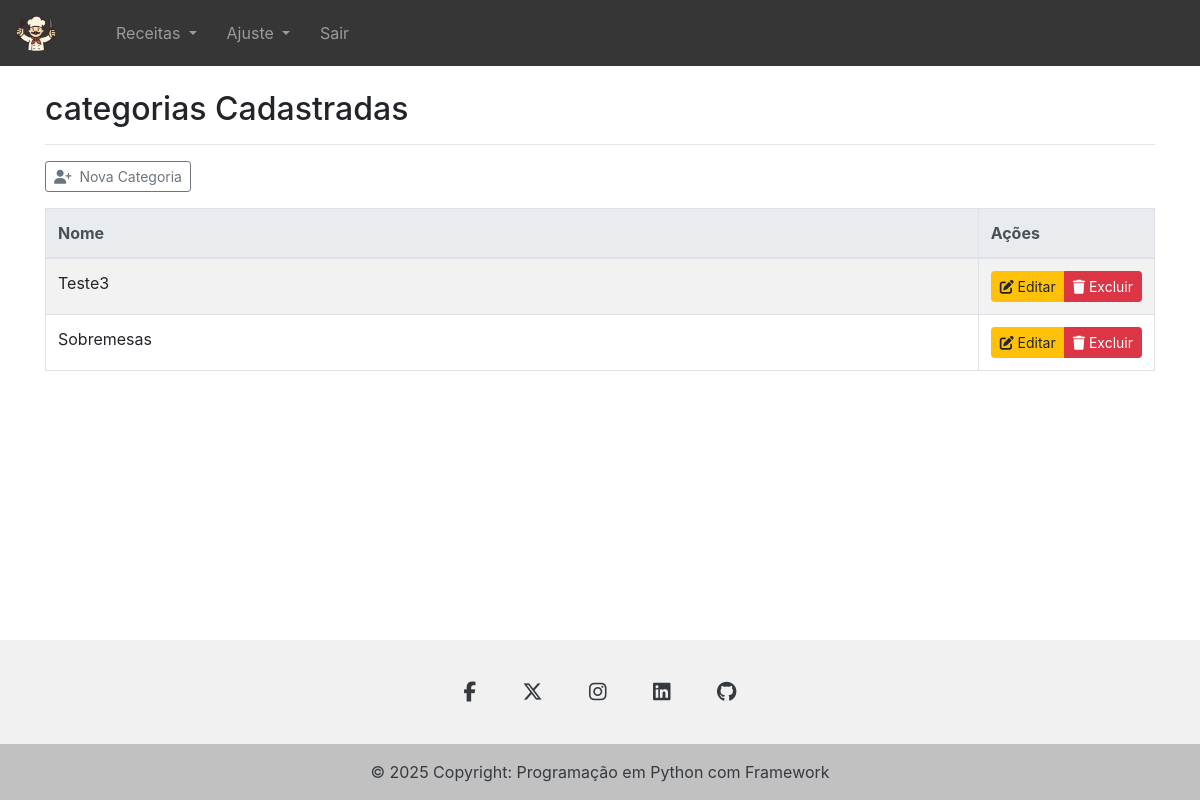
The page /listcategoria (signed in) on the database as committed earlier.
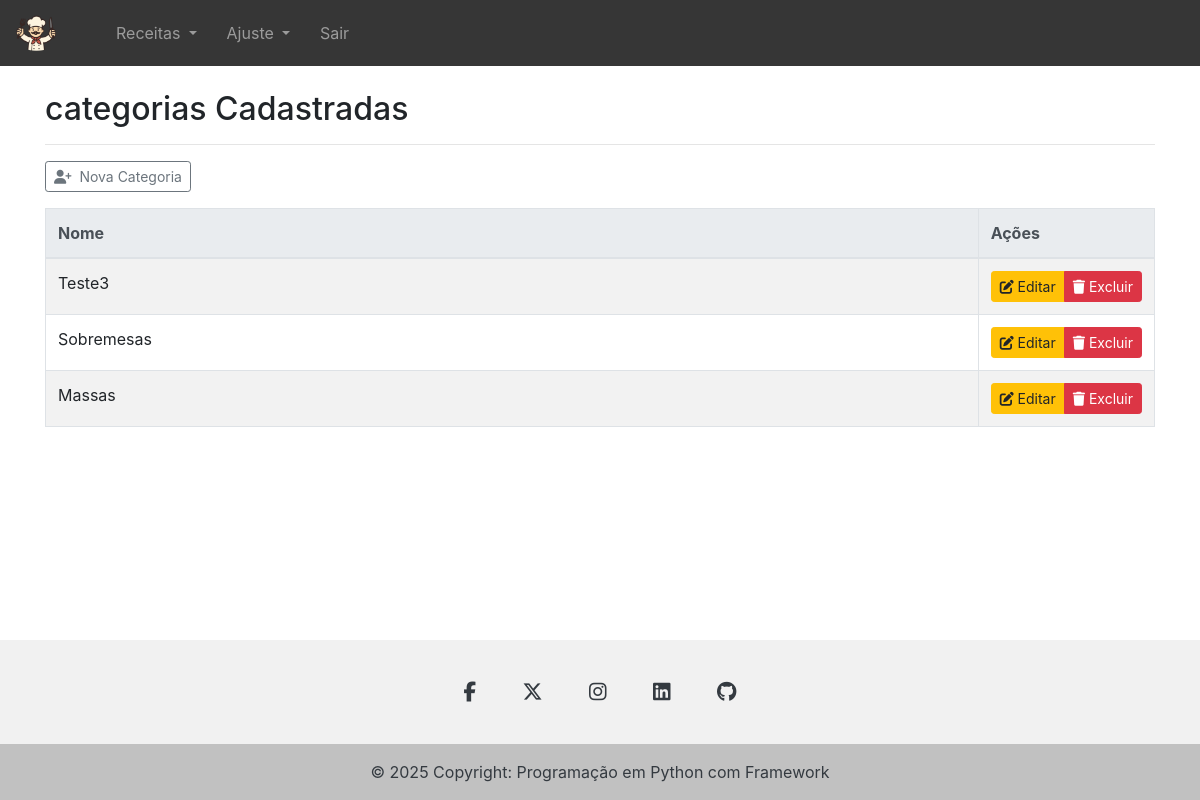
The same page on the database as committed later.
### tables this page shows
CREATE TABLE categorias (
            id INTEGER PRIMARY KEY AUTOINCREMENT,
            nome_categoria TEXT NOT NULL
        );

### app.py (the view)
@app.route('/listcategoria', methods=['GET', 'POST'])
@login_requerido
def listcategoria():
    service = CategoriaService()
    try:
        categorias = service.listar_categorias()
    except Exception as e:
        flash(str(e),"error")
        categorias = []
    return render_template('list_categoria.html',categorias=categorias)

### app.py (called while the page is built)
def login_requerido(f):
    @wraps(f)
    def decorated_function(*args, **kwargs):
        if 'usuario' not in session:
            flash("Você precisa estar logado para acessar esta página.", "error")
            return redirect(url_for('login'))
        return f(*args, **kwargs)
    return decorated_function

@app.context_processor
def inject_social_links():
    social_links = {}
    service = ContatoService()
    contato = service.obter_contato()
    if contato:
        social_links = {
            "facebook": contato.facebook or "",
            "rede_x": contato.rede_x or "",
            "instagram": contato.instagram or "",
            "linkedin": contato.linkedin or "",
            "github": contato.github or ""
        }
    return {"social_links": social_links}

### core/categoria/categoria_repository.py (called while the page is built)
    def _criar_tabela(self):
        query = '''
        CREATE TABLE IF NOT EXISTS categorias (
            id INTEGER PRIMARY KEY AUTOINCREMENT,
            nome_categoria TEXT NOT NULL
        )
        '''
        self.conn.execute(query)
        self.conn.commit()

    def listar_todas(self):
        cursor = self.conn.cursor()
        cursor.execute("SELECT * FROM categorias")
        rows = cursor.fetchall()
        return [Categoria(row["nome_categoria"]) for row in rows]

### core/categoria/categoria_service.py (called while the page is built)
    def listar_categorias(self):
        return self.repository.listar_todas()

### core/contato/contato_repository.py (called while the page is built)
    def _criar_tabela(self):
        query = '''
        CREATE TABLE IF NOT EXISTS contatos (
            id INTEGER PRIMARY KEY,
            facebook TEXT,
            rede_x TEXT,
            instagram TEXT,
            linkedin TEXT,
            github TEXT
        )
        '''
        self.conn.execute(query)
        self.conn.commit()

    def buscar_por_id(self, id):
        cursor = self.conn.cursor()
        cursor.execute("SELECT * FROM contatos WHERE id = ?", (id,))
        row = cursor.fetchone()
        return Contato(**row) if row else None

### core/contato/contato_service.py (called while the page is built)
    def obter_contato(self, id=1):
        contato = self.repository.buscar_por_id(id)
        if not contato:
            raise ValueError("Contato não encontrado.")
        return contato

### templates/list_categoria.html (shortened to what this page needs)
{% extends "base.html" %}
{% block content %}
<h2>categorias Cadastradas</h2>
<hr>
<div class="btn-group mb-3" role="group">
    <button type="button" class="btn btn-outline-secondary btn-sm"
        onclick="window.location.href='{{ url_for('categoria') }}'">
        <i class="fa-solid fa-user-plus"></i>&nbsp;&nbsp;Nova Categoria
    </button>
</div>
<table class="table table-bordered table-striped">
    <thead class="thead-light">
        <tr>
            <th>Nome</th>
            <th style="width: 160px;">Ações</th>
        </tr>
    </thead>
    <tbody>
        {% for categoria in categorias %}
        <tr>
            <td>{{ categoria.nome_categoria }}</td>
            <td>
                <div class="btn-group btn-group-sm" role="group">
                    <a href="{{ url_for('editar_categoria', nome_categoria=categoria.nome_categoria) }}" class="btn btn-warning">
                        <i class="fa-solid fa-pen-to-square"></i> Editar
                    </a>
                    <a href="{{ url_for('excluir_categoria', nome_categoria=categoria.nome_categoria) }}" class="btn btn-danger"
                        onclick="return confirm('Tem certeza que deseja excluir este categoria?');">
                        <i class="fa-solid fa-trash"></i> Excluir
                    </a>
                </div>
            </td>
        </tr>
        {% else %}
        <tr>
            <td colspan="4" class="text-center">Nenhum categoria encontrado.</td>
        </tr>
        {% endfor %}
    </tbody>
</table>
{% endblock %}

### templates/base.html (shortened to what this page needs)
<!doctype html>
<html lang="pt-br" class="h-100">
  <head>
    <link rel="stylesheet" href="https://stackpath.bootstrapcdn.com/bootstrap/4.1.3/css/bootstrap.min.css">
    <link rel="stylesheet" href="https://cdnjs.cloudflare.com/ajax/libs/font-awesome/6.5.1/css/all.min.css">
  </head>
    <body class="d-flex flex-column h-100">
    <header>
      <nav class="navbar navbar-expand-lg navbar-dark " style="background-color: rgb(54, 54, 54);">
        <a class="navbar-brand" href="/home">
          <img src="{{ url_for('static', filename='image/chef.png') }}" alt="logomarca" width="40" >
        </a>
        <div class="collapse navbar-collapse" id="conteudoNavbarSuportado">
          <ul class="navbar-nav mr-auto">
            <li class="nav-item dropdown">
              <a class="nav-link dropdown-toggle" href="#" id="navbarDropdown" role="button" data-toggle="dropdown" aria-haspopup="true" aria-expanded="false">
                Receitas
              </a>
            </li>
            <li class="nav-item dropdown">
              <a class="nav-link dropdown-toggle" href="#" id="navbarDropdown" role="button" data-toggle="dropdown" aria-haspopup="true" aria-expanded="false">
                Ajuste
              </a>
            </li>
            <li class="nav-item">
              <a class="nav-link" href="/sair">Sair</a>
            </li>
          </ul>
        </div>
      </nav>
    </header>
    <main role="main" class="flex-shrink-0">
      <div class="container">
        <br>
        {% block content %}
        {% endblock %}
      </div>
    </main>
    <footer class="footer mt-auto py-0 text-center text-white" style="background-color: #f1f1f1;">
      <div class="container pt-4">
        <section class="mb-4">
          <a
            class="btn btn-link btn-floating btn-lg text-dark m-1"
            href="{{ social_links.facebook if social_links.facebook else '' }}"
            role="button"
            data-mdb-ripple-color="dark"
            ><i class="fab fa-facebook-f"></i
          ></a>
          <a
            class="btn btn-link btn-floating btn-lg text-dark m-1"
            href="{{ social_links.rede_x if social_links.rede_x else '' }}"
            role="button"
            data-mdb-ripple-color="dark"
            ><i class="fa-brands fa-x-twitter"></i
          ></a>
          <a
            class="btn btn-link btn-floating btn-lg text-dark m-1"
            href="{{ social_links.instagram if social_links.instagram else '' }}"
            role="button"
            data-mdb-ripple-color="dark"
            ><i class="fab fa-instagram"></i
          ></a>
          <a
            class="btn btn-link btn-floating btn-lg text-dark m-1"
            href="{{ social_links.linkedin if social_links.linkedin else '' }}"
            role="button"
            data-mdb-ripple-color="dark"
            ><i class="fab fa-linkedin"></i
          ></a>
          <a
            class="btn btn-link btn-floating btn-lg text-dark m-1"
            href="{{ social_links.github if social_links.github else '' }}"
            target="_blank"
            role="button"
            data-mdb-ripple-color="dark"
            ><i class="fab fa-github"></i
          ></a>
        </section>
      </div>
      <div class="text-center text-dark p-3" style="background-color: rgba(0, 0, 0, 0.2);">
        © 2025 Copyright: Programação em Python com Framework
      </div>
      </footer>
</body>
</html>

Rows that differ between the two databases and show on the page:
added categorias: nome_categoria "Massas"
